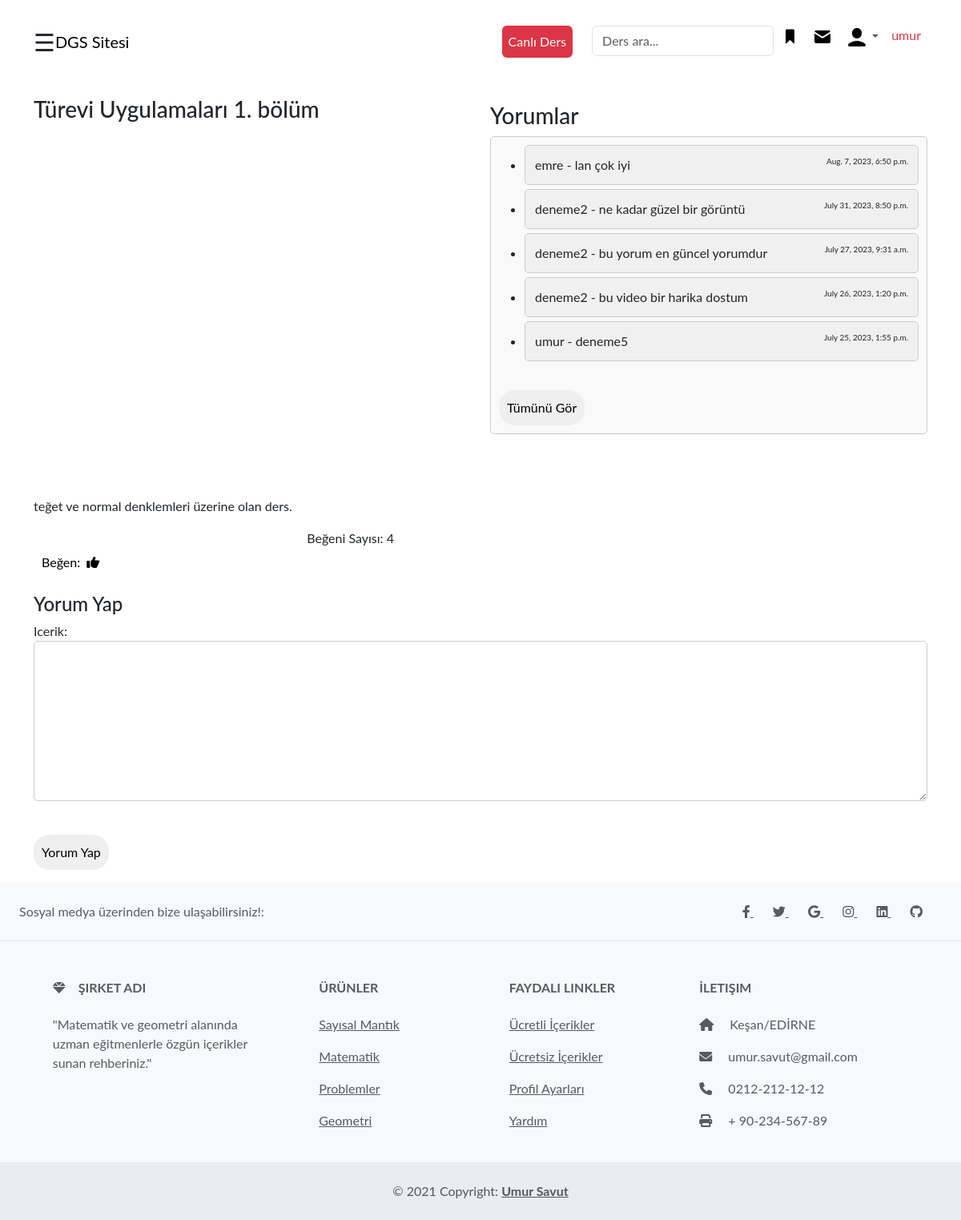
The app's page /dersler/matematik/4X6rfb1kkPo/ (signed in) with its own data.
### dersler/models.py (models this page shows, shortened)
class Dersler(models.Model):
    title = models.CharField(max_length=200)
    description = models.TextField()
    video_id = models.CharField(max_length=100)
    begeni_sayisi = models.PositiveBigIntegerField(default=0)
    is_active=models.BooleanField(default=False)
    kategori= models.TextField()

class Yorum(models.Model):
    kullanici = models.ForeignKey(User, on_delete=models.CASCADE)
    ders = models.ForeignKey(Dersler, on_delete=models.CASCADE)
    icerik = models.TextField()
    tarih = models.DateTimeField(auto_now_add=True)

### dersler/views.py (the view, shortened to what this page needs)
# urls.py: path('matematik/<str:video_id>/', views.matematik_detay, name='ders_detay'),
@login_required
def matematik_detay(request, video_id):
    ders = get_object_or_404(Dersler, video_id=video_id)
    yorumlar = Yorum.objects.filter(ders=ders).order_by('-tarih')
    yorum_form = YorumForm()
    context = {
        'ders': ders,
        'yorumlar': yorumlar,
        'yorum_form': yorum_form,
    }
    return render(request, 'dersler/matematik_detay.html', context)

### dersler/forums.py
class YorumForm(forms.ModelForm):
    class Meta:
        model = Yorum
        fields = ['icerik']

### templates/dersler/matematik_detay.html (shortened to what this page needs)
{% extends "home/layout.html" %}
{% block body %}
{% if user.is_authenticated %}
<div class="container video-container mt-3 ">
  <div class="row">
    <div class="col-md-6">
      <h3 class="my-3">{{ ders.title }}</h3>
      <div class="embed-responsive embed-responsive-16by9 video">
        <iframe class="embed-responsive-item video" src="https://www.youtube.com/embed/{{ ders.video_id }}" frameborder="0" allow="autoplay; encrypted-media" allowfullscreen></iframe>
      </div>
      <p>{{ ders.description }}</p>
      {% if 'begeni_'|add:ders.video_id|stringformat:"d" in request.session %}
      <button class="beğeni_butonu" disabled>Beğenildi</button>
      {% else %}
      <div class="d-flex justify-content-between">
        <button class="beğeni_butonu buton btn" onclick="begen(this)" data-video-id="{{ ders.video_id }}" data-sayı="{{ ders.begeni_sayisi }}">Beğen:<i class="ms-2 fas fa-thumbs-up like-icon"></i></button>
        <p class="begeni_sayisi me-lg-5 pe-lg-5">Beğeni Sayısı: {{ ders.begeni_sayisi }}</p>
      </div>
      {% endif %}
    </div>
    <div class="col-md-6 container ">
      <div class="yorumlar mt-4 ">
        <h3>Yorumlar</h3>
        <div class="yorum-listesi" style="max-height: 450px; overflow-y: scroll;">
          <ul>
            {% for yorum in yorumlar %}
            {% if forloop.counter <= 5 %}
            <li class="yorum">{{ yorum.kullanici.username }} - {{ yorum.icerik }} <span class="tarih">{{ yorum.tarih }}</span></li>
            {% endif %}
            {% endfor %}
          </ul>
          {% if yorumlar.count > 5 %}
          <button class="buton" onclick="goster()">Tümünü Gör</button>
          {% endif %}
        </div>
      </div>
    </div>
  </div>
</div>
<div class="yorum-formu container my-3">
  <h4>Yorum Yap</h4>
  <form method="post" class="yorum-formu">
    {{ yorum_form.as_p }}
    <input class="buton" type="submit" name="yorum_yap" value="Yorum Yap">
  </form>
</div>
{% else %}
<script>
  alert("Bu sayfaya erişebilmek için önce giriş yapmalısınız.");
</script>
{% endif %}
{% endblock body %}

### templates/home/layout.html (shortened to what this page needs)
{% load static %}
<!doctype html>
<html lang="en">
  <head>
    <link rel="stylesheet" href="https://cdnjs.cloudflare.com/ajax/libs/font-awesome/6.0.0-beta3/css/all.min.css">
    <link href="https://cdn.jsdelivr.net/npm/bootstrap@5.3.0/dist/css/bootstrap.min.css" rel="stylesheet">
</head>
  <body>
    {% include "includes/navbar.html" %}
    {% include "includes/sidebar.html" %}
    {% block body %}{% endblock body %}
    {% include 'includes/footer.html' %}
  </body>
</html>

### templates/includes/navbar.html (shortened to what this page needs)
{% load static %}
<nav class="navbar navbar-expand-lg  mt-3">
  <div class="container-fluid container ">
      <span style="font-size:30px;cursor:pointer" onclick="openNav()">&#9776; </span>
      <a class="navbar-brand" href="{% url 'home' %}">DGS Sitesi</a>
      <div class="collapse navbar-collapse ms-lg-5 ps-lg-5" id="navbarSupportedContent">
          <ul class="navbar-nav mb-2 mb-lg-0 ms-auto">
              <li class="nav-item"><a class="nav-link btn btn-danger bg-danger text-white  me-lg-4 " href="{% url 'dersler:youtube-live' %}">Canlı Ders</a></li>
              <form class="form-inline my-2 my-lg-0" method="GET" action="{% url 'dersler:dersler_search' %}">
                <input class="form-control mr-sm-2" type="search" placeholder="Ders ara..." aria-label="Search" name="q">
            </form>
          </ul>
          {% if user.is_authenticated %}
          <ul class="navbar-nav mb-2 mb-lg-0">
              <li class="nav-item">
                  <a class="nav-link" href="{% url 'dersler:begenilen_videolar'  %}"><img class="icon" src="{% static 'icons/bookmark.png' %}" alt="User 30 Icon"></a>
              </li>
              <li class="nav-item">
                  <a class="nav-link active" aria-current="page" href="#"><img class="icon" src="{% static 'icons/mail.png' %}" alt="User 30 Icon"></a>
              </li>
              <li class="nav-item dropdown">
                  <a class="nav-link dropdown-toggle" href="#" role="button" data-bs-toggle="dropdown" aria-expanded="false"><img class="icon" src="{% static 'icons/user30.png' %}" alt="User 30 Icon"></a>
              </li>
              <li class="nav-item">
                  <a class="nav-link active" aria-current="page" href="#">
                      <p class="text-danger">{{ user }}</p>
                  </a>
              </li>
          </ul>
          {% endif %}
      </div>
  </div>
</nav>

### templates/includes/sidebar.html (shortened to what this page needs)
{% load static %}
<!DOCTYPE html>
<html>
<head>
<link rel="stylesheet" type="text/css" href="{% static 'css/sidebar.css' %}">
</head>
<body>
</body>
</html>

### templates/includes/footer.html
<footer class="text-center text-lg-start bg-light text-muted">
  <section class="d-flex justify-content-center justify-content-lg-between p-4 border-bottom">
    <div class="me-5 d-none d-lg-block">
      <span>Sosyal medya üzerinden bize ulaşabilirsiniz!:</span>
    </div>
    <div>
      <a href="" class="me-4 text-reset">
        <i class="fab fa-facebook-f"></i>
      </a>
      <a href="" class="me-4 text-reset">
        <i class="fab fa-twitter"></i>
      </a>
      <a href="" class="me-4 text-reset">
        <i class="fab fa-google"></i>
      </a>
      <a href="" class="me-4 text-reset">
        <i class="fab fa-instagram"></i>
      </a>
      <a href="" class="me-4 text-reset">
        <i class="fab fa-linkedin"></i>
      </a>
      <a href="" class="me-4 text-reset">
        <i class="fab fa-github"></i>
      </a>
    </div>
  </section>
  <section class="">
    <div class="container text-center text-md-start mt-5">
      <div class="row mt-3">
        <div class="col-md-3 col-lg-4 col-xl-3 mx-auto mb-4">
          <h6 class="text-uppercase fw-bold mb-4">
            <i class="fas fa-gem me-3"></i>Şirket Adı
          </h6>
          <p>
            "Matematik ve geometri alanında uzman eğitmenlerle özgün içerikler sunan rehberiniz."
          </p>
        </div>
        <div class="col-md-2 col-lg-2 col-xl-2 mx-auto mb-4">
          <h6 class="text-uppercase fw-bold mb-4">
            Ürünler
          </h6>
          <p>
            <a href="#!" class="text-reset">Sayısal Mantık</a>
          </p>
          <p>
            <a href="#!" class="text-reset">Matematik</a>
          </p>
          <p>
            <a href="#!" class="text-reset">Problemler</a>
          </p>
          <p>
            <a href="#!" class="text-reset">Geometri</a>
          </p>
        </div>
        <div class="col-md-3 col-lg-2 col-xl-2 mx-auto mb-4">
          <h6 class="text-uppercase fw-bold mb-4">
            Faydalı Linkler
          </h6>
          <p>
            <a href="#!" class="text-reset">Ücretli İçerikler</a>
          </p>
          <p>
            <a href="#!" class="text-reset">Ücretsiz İçerikler</a>
          </p>
          <p>
            <a href="#!" class="text-reset">Profil Ayarları</a>
          </p>
          <p>
            <a href="#!" class="text-reset">Yardım</a>
          </p>
        </div>
        <div class="col-md-4 col-lg-3 col-xl-3 mx-auto mb-md-0 mb-4">
          <h6 class="text-uppercase fw-bold mb-4">İletişim</h6>
          <p><i class="fas fa-home me-3"></i> Keşan/EDİRNE</p>
          <p>
            <i class="fas fa-envelope me-3"></i>
            umur.savut@gmail.com
          </p>
          <p><i class="fas fa-phone me-3"></i> 0212-212-12-12</p>
          <p><i class="fas fa-print me-3"></i> + 90-234-567-89</p>
        </div>
      </div>
    </div>
  </section>
  <div class="text-center p-4" style="background-color: rgba(0, 0, 0, 0.05);">
    © 2021 Copyright:
    <a class="text-reset fw-bold" href="https://mdbootstrap.com/">Umur Savut</a>
  </div>
</footer>

### static/css/sidebar.css (style rules this page uses)
body { font-family: "Lato", sans-serif; }

### templates/dersler/matematik_detay.html (style rules this page uses)
@media (min-width: 576px) { .video { width: 100%; } }
@media (min-width: 992px) { .video { width: 650px; height: 450px; } }
.buton { border: none; border-radius: 50px; padding: 10px; }
.yorum-formu input[type="text"], .yorum-formu textarea { width: 100%; border: 1px solid #ccc; border-radius: 5px; height: 200px; }
.yorum-listesi { background-color: #f9f9f9; border: 1px solid #ccc; border-radius: 5px; padding: 10px; }
.yorum { padding: 12px; background-color: #f0f0f0; border: 1px solid #ccc; border-radius: 5px; margin-bottom: 5px; }
.yorum span.tarih { float: right; font-size: 10px; align-items: center; }
.buton { border: none; margin-top: 20px; ; color: black; border: none; border-radius: 20px; padding: 10px; cursor: pointer; }

### records on screen
Dersler: title "Türevi Uygulamaları 1. bölüm", description "teğet ve normal denklemleri üzerine olan ders.", begeni_sayisi "4"
Yorum: kullanici.username "emre", icerik "lan çok iyi", tarih "Aug. 7, 2023, 6:50 p.m."
Yorum: kullanici.username "deneme2", icerik "ne kadar güzel bir görüntü", tarih "July 31, 2023, 8:50 p.m."
Yorum: kullanici.username "deneme2", icerik "bu yorum en güncel yorumdur", tarih "July 27, 2023, 9:31 a.m."
Yorum: kullanici.username "deneme2", icerik "bu video bir harika dostum", tarih "July 26, 2023, 1:20 p.m."
Yorum: kullanici.username "umur", icerik "deneme5", tarih "July 25, 2023, 1:55 p.m."

### other values on screen
{{ user }} "umur"
